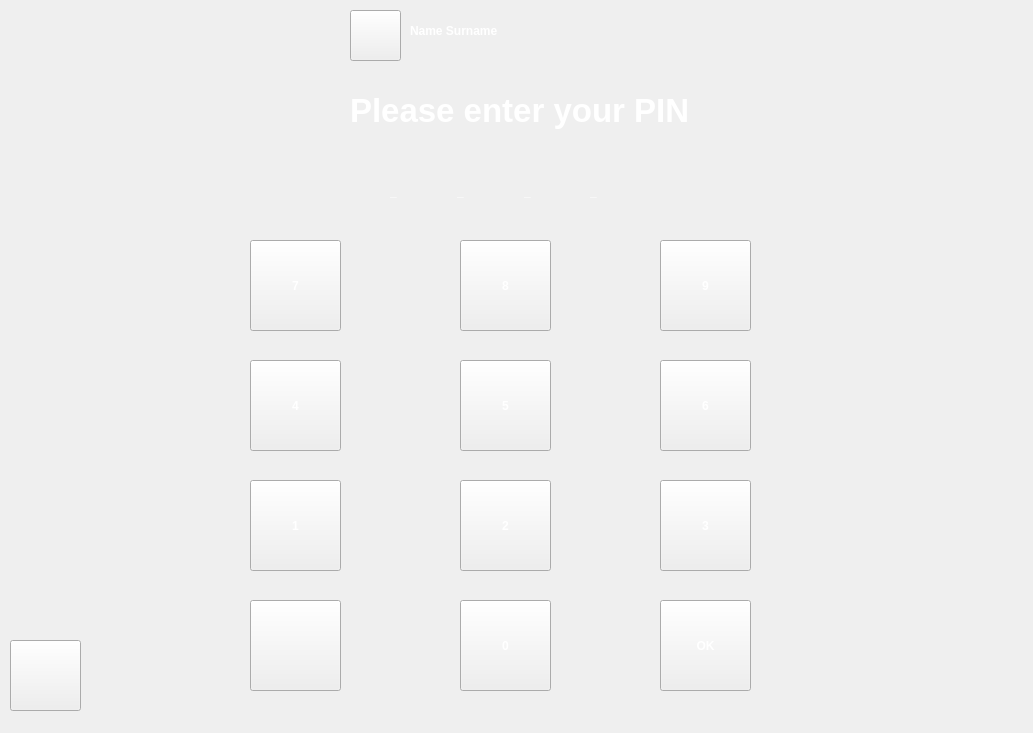
    <widget class="QWidget" name="loginScreen">
     <widget class="QPushButton" name="loginScreenBtn7">
      <property name="geometry">
       <rect>
        <x>250</x>
        <y>240</y>
        <width>91</width>
        <height>91</height>
       </rect>
      </property>
      <property name="styleSheet">
       <string notr="true">font: 75 25pt &quot;Nirmala UI&quot;;
font-weight: bold;
color: white;
border-image: url(:/icons/icons/roundButton.png);</string>
      </property>
      <property name="text">
       <string>7</string>
      </property>
     </widget>
     <widget class="QLabel" name="loginScreenRequestLabel">
      <property name="geometry">
       <rect>
        <x>350</x>
        <y>70</y>
        <width>361</width>
        <height>81</height>
       </rect>
      </property>
      <property name="font">
       <font>
        <family>Nirmala UI</family>
        <pointsize>25</pointsize>
        <weight>75</weight>
        <italic>false</italic>
        <bold>true</bold>
       </font>
      </property>
      <property name="autoFillBackground">
       <bool>false</bool>
      </property>
      <property name="styleSheet">
       <string notr="true">font: 75 25pt &quot;Nirmala UI&quot;;
font-weight: bold;
color: white;</string>
      </property>
      <property name="frameShape">
       <enum>QFrame::NoFrame</enum>
      </property>
      <property name="lineWidth">
       <number>1</number>
      </property>
      <property name="midLineWidth">
       <number>0</number>
      </property>
      <property name="text">
       <string>Please enter your PIN</string>
      </property>
      <property name="textFormat">
       <enum>Qt::PlainText</enum>
      </property>
      <property name="scaledContents">
       <bool>false</bool>
      </property>
      <property name="wordWrap">
       <bool>true</bool>
      </property>
      <property name="margin">
       <number>0</number>
      </property>
      <property name="indent">
       <number>0</number>
      </property>
      <property name="openExternalLinks">
       <bool>false</bool>
      </property>
     </widget>
     <widget class="QPushButton" name="loginScreenBtn8">
      <property name="geometry">
       <rect>
        <x>460</x>
        <y>240</y>
        <width>91</width>
        <height>91</height>
       </rect>
      </property>
      <property name="styleSheet">
       <string notr="true">font: 75 25pt &quot;Nirmala UI&quot;;
font-weight: bold;
color: white;
border-image: url(:/icons/icons/roundButton.png);</string>
      </property>
      <property name="text">
       <string>8</string>
      </property>
     </widget>
     <widget class="QPushButton" name="loginScreenBtn9">
      <property name="geometry">
       <rect>
        <x>660</x>
        <y>240</y>
        <width>91</width>
        <height>91</height>
       </rect>
      </property>
      <property name="styleSheet">
       <string notr="true">font: 75 25pt &quot;Nirmala UI&quot;;
font-weight: bold;
color: white;
border-image: url(:/icons/icons/roundButton.png);</string>
      </property>
      <property name="text">
       <string>9</string>
      </property>
     </widget>
     <widget class="QPushButton" name="loginScreenBtn6">
      <property name="geometry">
       <rect>
        <x>660</x>
        <y>360</y>
        <width>91</width>
        <height>91</height>
       </rect>
      </property>
      <property name="styleSheet">
       <string notr="true">font: 75 25pt &quot;Nirmala UI&quot;;
font-weight: bold;
color: white;
border-image: url(:/icons/icons/roundButton.png);</string>
      </property>
      <property name="text">
       <string>6</string>
      </property>
     </widget>
     <widget class="QPushButton" name="loginScreenBtn4">
      <property name="geometry">
       <rect>
        <x>250</x>
        <y>360</y>
        <width>91</width>
        <height>91</height>
       </rect>
      </property>
      <property name="styleSheet">
       <string notr="true">font: 75 25pt &quot;Nirmala UI&quot;;
font-weight: bold;
color: white;
border-image: url(:/icons/icons/roundButton.png);</string>
      </property>
      <property name="text">
       <string>4</string>
      </property>
     </widget>
     <widget class="QPushButton" name="loginScreenBtn5">
      <property name="geometry">
       <rect>
        <x>460</x>
        <y>360</y>
        <width>91</width>
        <height>91</height>
       </rect>
      </property>
      <property name="styleSheet">
       <string notr="true">font: 75 25pt &quot;Nirmala UI&quot;;
font-weight: bold;
color: white;
border-image: url(:/icons/icons/roundButton.png);</string>
      </property>
      <property name="text">
       <string>5</string>
      </property>
     </widget>
     <widget class="QPushButton" name="loginScreenBtn3">
      <property name="geometry">
       <rect>
        <x>660</x>
        <y>480</y>
        <width>91</width>
        <height>91</height>
       </rect>
      </property>
      <property name="styleSheet">
       <string notr="true">font: 75 25pt &quot;Nirmala UI&quot;;
font-weight: bold;
color: white;
border-image: url(:/icons/icons/roundButton.png);</string>
      </property>
      <property name="text">
       <string>3</string>
      </property>
     </widget>
     <widget class="QPushButton" name="loginScreenBtn1">
      <property name="geometry">
       <rect>
        <x>250</x>
        <y>480</y>
        <width>91</width>
        <height>91</height>
       </rect>
      </property>
      <property name="styleSheet">
       <string notr="true">font: 75 25pt &quot;Nirmala UI&quot;;
font-weight: bold;
color: white;
border-image: url(:/icons/icons/roundButton.png);</string>
      </property>
      <property name="text">
       <string>1</string>
      </property>
     </widget>
     <widget class="QPushButton" name="loginScreenBtn2">
      <property name="geometry">
       <rect>
        <x>460</x>
        <y>480</y>
        <width>91</width>
        <height>91</height>
       </rect>
      </property>
      <property name="styleSheet">
       <string notr="true">font: 75 25pt &quot;Nirmala UI&quot;;
font-weight: bold;
color: white;
border-image: url(:/icons/icons/roundButton.png);</string>
      </property>
      <property name="text">
       <string>2</string>
      </property>
     </widget>
     <widget class="QPushButton" name="loginScreenBtnOK">
      <property name="geometry">
       <rect>
        <x>660</x>
        <y>600</y>
        <width>91</width>
        <height>91</height>
       </rect>
      </property>
      <property name="styleSheet">
       <string notr="true">font: 75 20pt &quot;Nirmala UI&quot;;
font-weight: bold;
color: white;
border-image: url(:/icons/icons/roundButton.png);</string>
      </property>
      <property name="text">
       <string>OK</string>
      </property>
     </widget>
     <widget class="QPushButton" name="loginScreenBtnDel">
      <property name="geometry">
       <rect>
        <x>250</x>
        <y>600</y>
        <width>91</width>
        <height>91</height>
       </rect>
      </property>
      <property name="styleSheet">
       <string notr="true">border-image: url(:/icons/icons/deleteBtnColor.png);</string>
      </property>
      <property name="text">
       <string/>
      </property>
     </widget>
     <widget class="QPushButton" name="loginScreenBtn0">
      <property name="geometry">
       <rect>
        <x>460</x>
        <y>600</y>
        <width>91</width>
        <height>91</height>
       </rect>
      </property>
      <property name="styleSheet">
       <string notr="true">font: 75 25pt &quot;Nirmala UI&quot;;
font-weight: bold;
color: white;
border-image: url(:/icons/icons/roundButton.png);</string>
      </property>
      <property name="text">
       <string>0</string>
      </property>
     </widget>
     <widget class="QWidget" name="horizontalLayoutWidget">
      <property name="geometry">
       <rect>
        <x>390</x>
        <y>160</y>
        <width>261</width>
        <height>64</height>
       </rect>
      </property>
      <layout class="QHBoxLayout" name="horizontalLayout">
       <item>
        <widget class="QLabel" name="loginScreen4DigitLabel">
         <property name="styleSheet">
          <string notr="true">font: 75 35pt &quot;Nirmala UI&quot;;
font-weight: bold;
color: white;</string>
         </property>
         <property name="text">
          <string>_</string>
         </property>
        </widget>
       </item>
       <item>
        <widget class="QLabel" name="loginScreen3DigitLabel">
         <property name="styleSheet">
          <string notr="true">font: 75 35pt &quot;Nirmala UI&quot;;
font-weight: bold;
color: white;</string>
         </property>
         <property name="text">
          <string>_</string>
         </property>
        </widget>
       </item>
       <item>
        <widget class="QLabel" name="loginScreen2DigitLabel">
         <property name="styleSheet">
          <string notr="true">font: 75 35pt &quot;Nirmala UI&quot;;
font-weight: bold;
color: white;</string>
         </property>
         <property name="text">
          <string>_</string>
         </property>
        </widget>
       </item>
       <item>
        <widget class="QLabel" name="loginScreen1DigitLabel">
         <property name="styleSheet">
          <string notr="true">font: 75 35pt &quot;Nirmala UI&quot;;
font-weight: bold;
color: white;</string>
         </property>
         <property name="text">
          <string>_</string>
         </property>
        </widget>
       </item>
      </layout>
     </widget>
     <widget class="QPushButton" name="loginScreenLogOutBtn">
      <property name="geometry">
       <rect>
        <x>10</x>
        <y>640</y>
        <width>71</width>
        <height>71</height>
       </rect>
      </property>
      <property name="styleSheet">
       <string notr="true">border-image: url(:/icons/icons/signOutBtnColor.png);</string>
      </property>
      <property name="text">
       <string/>
      </property>
     </widget>
     <widget class="QPushButton" name="loginScreenBtnPerson">
      <property name="geometry">
       <rect>
        <x>350</x>
        <y>10</y>
        <width>51</width>
        <height>51</height>
       </rect>
      </property>
      <property name="styleSheet">
       <string notr="true">border-image: url(:/icons/icons/personBtnColor.png);</string>
      </property>
      <property name="text">
       <string/>
      </property>
     </widget>
     <widget class="QLabel" name="loginScreenNameSurLabel">
      <property name="geometry">
       <rect>
        <x>410</x>
        <y>0</y>
        <width>371</width>
        <height>61</height>
       </rect>
      </property>
      <property name="styleSheet">
       <string notr="true">font: 75 15pt &quot;Nirmala UI&quot;;
font-weight: bold;
color: white;</string>
      </property>
      <property name="text">
       <string>Name Surname</string>
      </property>
     </widget>
     <widget class="QLabel" name="loginScreenBackLabel">
      <property name="geometry">
       <rect>
        <x>0</x>
        <y>0</y>
        <width>1024</width>
        <height>724</height>
       </rect>
      </property>
      <property name="styleSheet">
       <string notr="true">background-image: url(:/backs/backs/loginSceneBack.png);</string>
      </property>
      <property name="text">
       <string/>
      </property>
     </widget>
     <zorder>loginScreenBackLabel</zorder>
     <zorder>loginScreenRequestLabel</zorder>
     <zorder>loginScreenBtnOK</zorder>
     <zorder>horizontalLayoutWidget</zorder>
     <zorder>loginScreenLogOutBtn</zorder>
     <zorder>loginScreenBtn0</zorder>
     <zorder>loginScreenBtn1</zorder>
     <zorder>loginScreenBtn2</zorder>
     <zorder>loginScreenBtn3</zorder>
     <zorder>loginScreenBtn4</zorder>
     <zorder>loginScreenBtn5</zorder>
     <zorder>loginScreenBtn6</zorder>
     <zorder>loginScreenBtn7</zorder>
     <zorder>loginScreenBtn8</zorder>
     <zorder>loginScreenBtn9</zorder>
     <zorder>loginScreenBtnDel</zorder>
     <zorder>loginScreenBtnPerson</zorder>
     <zorder>loginScreenNameSurLabel</zorder>
    </widget>
